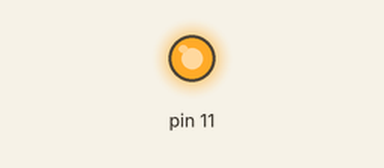
The program below on a simulated Raspberry Pi (header pin numbers). Parts: output pins drawn as LEDs (lit = HIGH). At 10.0 s the program stops and its outputs stay as they are.

Above: at 0.1 s.
At 10.1 s:
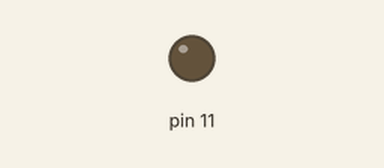
Timing chart, 0 to 11.5 s (numbered marks = the images above):
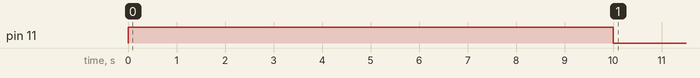

Measured:
- by itself, pin 11: LOW → HIGH at 0.00 s, → LOW 10.0 s later

The program:

gpio.py
```python
import RPi.GPIO as GPIO
from time import sleep

GPIO.setmode(GPIO.BOARD)
GPIO.setup(11, GPIO.OUT)
GPIO.setup(18, GPIO.IN)

GPIO.output(11, GPIO.HIGH)

sleep(10)

GPIO.output(11, GPIO.LOW)
GPIO.cleanup()
```
